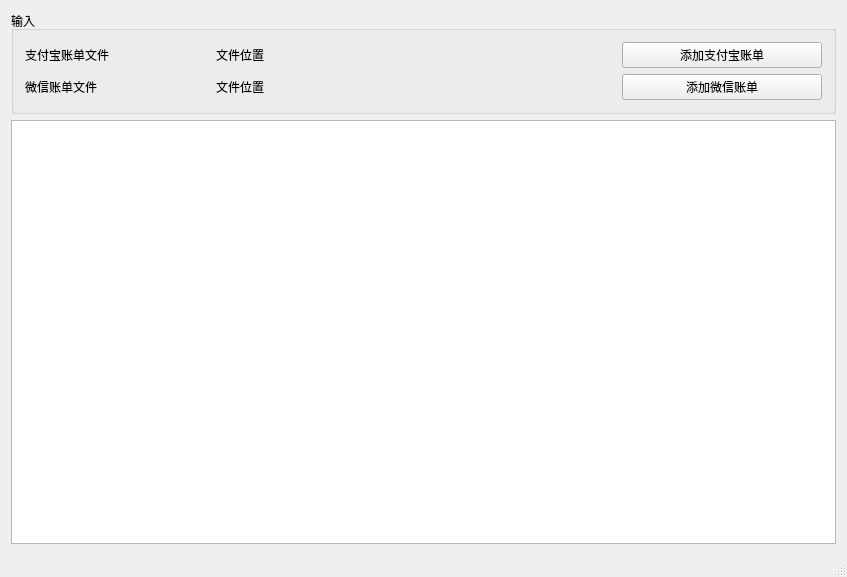
<?xml version="1.0" encoding="UTF-8"?>
<ui version="4.0">
 <class>MainWindow</class>
 <widget class="QMainWindow" name="MainWindow">
  <property name="geometry">
   <rect>
    <x>0</x>
    <y>0</y>
    <width>847</width>
    <height>577</height>
   </rect>
  </property>
  <property name="windowTitle">
   <string>消费报告</string>
  </property>
  <widget class="QWidget" name="centralWidget">
   <property name="autoFillBackground">
    <bool>true</bool>
   </property>
   <layout class="QGridLayout" name="gridLayout_2">
    <item row="0" column="0">
     <layout class="QGridLayout" name="gridLayout">
      <item row="2" column="0">
       <widget class="QGroupBox" name="groupBox">
        <property name="title">
         <string>输入</string>
        </property>
        <layout class="QGridLayout" name="gridLayout_3">
         <item row="0" column="1">
          <widget class="QLabel" name="alipayPath">
           <property name="minimumSize">
            <size>
             <width>400</width>
             <height>0</height>
            </size>
           </property>
           <property name="frameShape">
            <enum>QFrame::NoFrame</enum>
           </property>
           <property name="lineWidth">
            <number>2</number>
           </property>
           <property name="text">
            <string>文件位置</string>
           </property>
          </widget>
         </item>
         <item row="1" column="2">
          <widget class="QPushButton" name="pushButton_wechat">
           <property name="minimumSize">
            <size>
             <width>200</width>
             <height>0</height>
            </size>
           </property>
           <property name="text">
            <string>添加微信账单</string>
           </property>
          </widget>
         </item>
         <item row="1" column="0">
          <widget class="QLabel" name="label_2">
           <property name="maximumSize">
            <size>
             <width>200</width>
             <height>16777215</height>
            </size>
           </property>
           <property name="text">
            <string>微信账单文件</string>
           </property>
          </widget>
         </item>
         <item row="0" column="0">
          <widget class="QLabel" name="label">
           <property name="maximumSize">
            <size>
             <width>200</width>
             <height>16777215</height>
            </size>
           </property>
           <property name="text">
            <string>支付宝账单文件</string>
           </property>
          </widget>
         </item>
         <item row="0" column="2">
          <widget class="QPushButton" name="pushButton_alipay">
           <property name="text">
            <string>添加支付宝账单</string>
           </property>
          </widget>
         </item>
         <item row="1" column="1">
          <widget class="QLabel" name="wechatPath">
           <property name="minimumSize">
            <size>
             <width>400</width>
             <height>0</height>
            </size>
           </property>
           <property name="lineWidth">
            <number>2</number>
           </property>
           <property name="text">
            <string>文件位置</string>
           </property>
          </widget>
         </item>
        </layout>
       </widget>
      </item>
      <item row="3" column="0">
       <widget class="QTableWidget" name="tableWidget"/>
      </item>
     </layout>
    </item>
   </layout>
  </widget>
  <widget class="QMenuBar" name="menuBar">
   <property name="geometry">
    <rect>
     <x>0</x>
     <y>0</y>
     <width>847</width>
     <height>25</height>
    </rect>
   </property>
  </widget>
  <widget class="QStatusBar" name="statusBar"/>
  <action name="actionCopy">
   <property name="text">
    <string>复制</string>
   </property>
   <property name="shortcut">
    <string>Ctrl+C</string>
   </property>
  </action>
  <action name="actionPaste">
   <property name="text">
    <string>粘贴</string>
   </property>
   <property name="shortcut">
    <string>Ctrl+V</string>
   </property>
  </action>
  <action name="actionDelete">
   <property name="text">
    <string>删除</string>
   </property>
   <property name="shortcut">
    <string>Del</string>
   </property>
  </action>
 </widget>
 <layoutdefault spacing="6" margin="11"/>
 <resources/>
 <connections/>
</ui>
